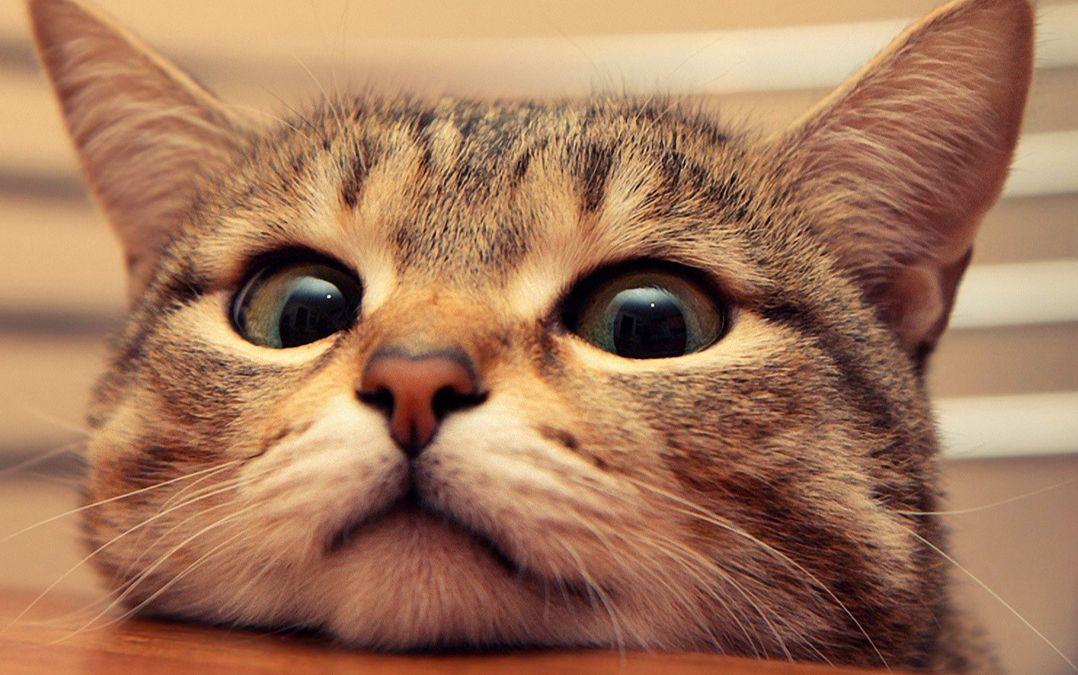
#> input picture Numpy/numpy_base/cat.jpg, 1078 x 675 px
$ jupyter execute Untitled.ipynb
#> lines starting #> are read from the running program, lines starting #| are printed output that depends on the picture
[cell 1]
import numpy as np
import matplotlib.pyplot as plt

# `1)ndarray的介绍`

[cell 2]
cat = plt.imread("cat.jpg")
#> cat is the input picture: shape (675, 1078, 3); mean R, G, B 163.4, 118.9, 90.1
print(cat, type(cat))
#> (printed output is left out)

[cell 3]
cat2 = cat - 1
plt.imshow(cat2)

[cell 4]
n1 = np.array([1, 2, 3, 4])
print(n1)

[cell 5]
n2 = np.array([1,3.0,"python"])
print(n2)

#### `1.1)任何1张2维图片转化为3维数组，最后1维为颜色`

[cell 6]
print(np.shape(cat))
#| (675, 1078, 3)

# `2)ndarray的创建`

### `2.1)np.ones(shape, dtype=None, order='C')`
`Return a new array of given shape and type, filled with ones.`

[cell 7]
ones_ndarray = np.ones(shape=(10,8), dtype=int)
print(type(ones_ndarray))
plt.imshow(ones_ndarray)

### `2.2)np.zeros(shape, dtype=float, order='C')`
`Return a new array of given shape and type, filled with zeros.`

[cell 8]
zeros_ndarray = np.zeros(shape=(10,8), dtype=int)
plt.imshow(zeros_ndarray)
plt.show()

### `2.3)np.full(shape, fill_value, dtype=None, order='C')`
`Return a new array of given shape and type, filled with 'fill_value'.`

[cell 9]
full_ndarray = np.full(shape=(4,4), fill_value=6, dtype=int)
plt.imshow(full_ndarray)
plt.show()
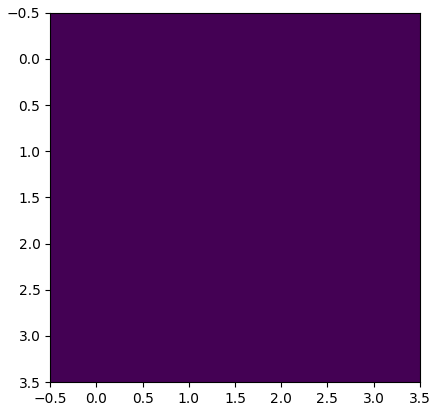
#> figure drawn by matplotlib, 1 panel

### `2.4)np.eye(N, M=None, k=0, dtype=<class 'float'>, order='C')`
`Return a 2-D array with ones on the diagonal and zeros elsewhere.`

[cell 10]
eye_ndarray = np.eye(5)
plt.imshow(eye_ndarray)
plt.show()
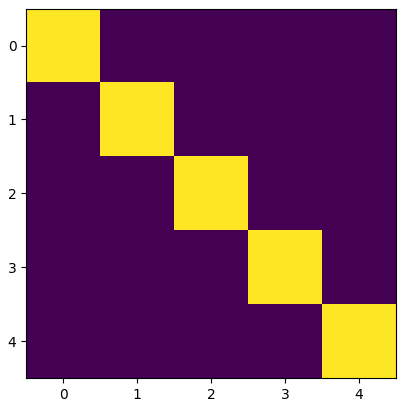
#> figure drawn by matplotlib, 1 panel

### `2.5)np.linspace(start, stop, num=50, endpoint=True, retstep=False, dtype=None)`
`Return evenly spaced numbers over a specified interval.`

[cell 11]
linspace_ndarray = np.linspace(0, 100, 20)
print(linspace_ndarray)

### `2.6)arange([start,] stop[, step,], dtype=None)`
`Return evenly spaced values within a given interval.`

[cell 12]
arange_ndarray = np.arange(0, 100, 20)
print(arange_ndarray)

### `2.7)randint(low, high=None, size=None, dtype='l')`
`Return random integers from 'low' (inclusive) to 'high' (exclusive).`

[cell 13]
randint_ndarray = np.random.randint(100, 200, size=5)
print(randint_ndarray)

### `2.8)randn(d0, d1, ..., dn)`
`Return a sample (or samples) from the "standard normal" distribution.`

[cell 14]
randn_ndarray = np.random.randn(100)
print(randn_ndarray)

### `2.9)normal(loc=0.0, scale=1.0, size=None)`
`Draw random samples from a normal (Gaussian) distribution`

[cell 15]
normal_ndarray = np.random.normal(175, 2, 10)
print(normal_ndarray)

### `2.10)random_sample(size=None) `
`Return random floats in the half-open interval [0.0, 1.0).`

[cell 16]
random_sample_ndarray = np.random.random_sample(size = (200, 300, 3))
plt.imshow(random_sample_ndarray)
plt.show
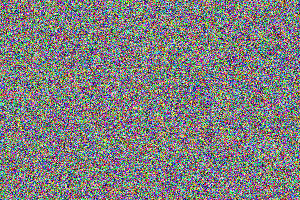
#> shown: shape (200, 300, 3) float64; mean R, G, B 0.501, 0.499, 0.499

# `3)ndarray的基本操作`

### `3.1)索引`

[cell 17]
n1 = np.random.randint(0, 100, size=(3, 4))
print(n1)
print(n1[1, 1])

[cell 18]
n1 = np.random.randint(0, 100, size=(3, 4, 5))
print(n1)
print(n1[0, 1, 1])

### `3.2)切片`

[cell 19]
test_ndarray = np.random.randint(0, 100, size=(3, 4, 5))
print(test_ndarray)

[cell 20]
print(test_ndarray[2:3])

[cell 21]
print(test_ndarray[2:3,0:1])

[cell 22]
print(test_ndarray[2:3, 0:1, -3:])

[cell 23]
print(test_ndarray[::-1, ::-1, ::-1])

### `3.3)变形`
`np.reshape(a, newshape, order='C')`

[cell 24]
# resahpe 如果接受负数，则直接转换为1维数组
cat3 = cat.reshape(-1)
print(cat3)
#> (printed output is left out)

### `3.4)级联`
### `3.4.1)concatenate((a1, a2, ...), axis=0, out=None)`

`Join a sequence of arrays along an existing axis.`

[cell 25]
test_ndarray = np.random.randint(0, 10, size=(3, 4, 5))
print(test_ndarray)

[cell 26]
result_ndarray = np.concatenate((test_ndarray, test_ndarray), axis=0)
print(result_ndarray)

[cell 27]
result_ndarray = np.concatenate((test_ndarray, test_ndarray), axis=1)
print(result_ndarray)

[cell 28]
result_ndarray = np.concatenate((test_ndarray, test_ndarray), axis=2)
print(result_ndarray)

[cell 29]
result_cat = np.concatenate((cat, cat), axis=1)
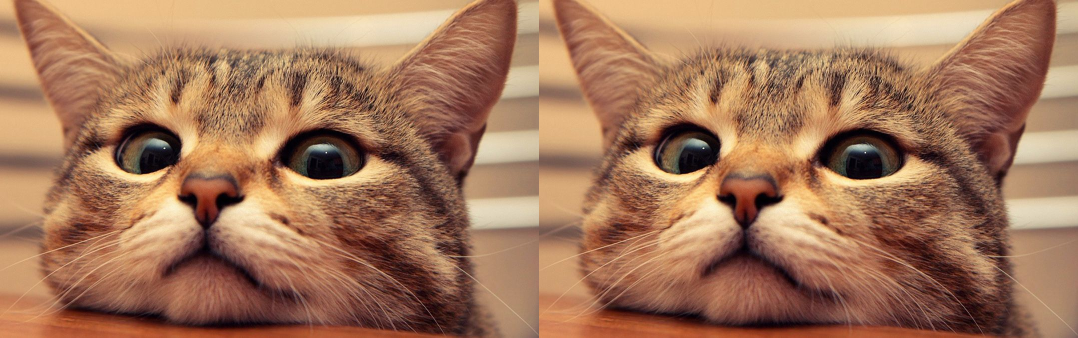
#> result_cat: shape (675, 2156, 3) (shown at 1/2 size); mean R, G, B 163.4, 118.9, 90.1
plt.imshow(result_cat)
plt.show

### `3.4.2)np.vstack(tup)`
`Stack arrays in sequence vertically (row wise).`

[cell 30]
print(test_ndarray)
print("*" * 30)
result_ndarray = np.vstack(test_ndarray)
print(result_ndarray)

### `3.4.2) np.hstack(tup)`
`Stack arrays in sequence horizontally (column wise).`

[cell 31]
print(test_ndarray)
print("*" * 30)
result_ndarray = np.hstack(test_ndarray)
print(result_ndarray)
print("*" * 30)
result_ndarray = np.hstack(result_ndarray)
print(result_ndarray)

### `3.5)切分`
### `3.5.1)np.split(ary, indices_or_sections, axis=0)`
`Split an array into multiple sub-arrays.`

[cell 32]
print(cat.shape)
#| (675, 1078, 3)

[cell 33]
cat_ndarray = np.split(cat, (500, 800), axis=0)[1]
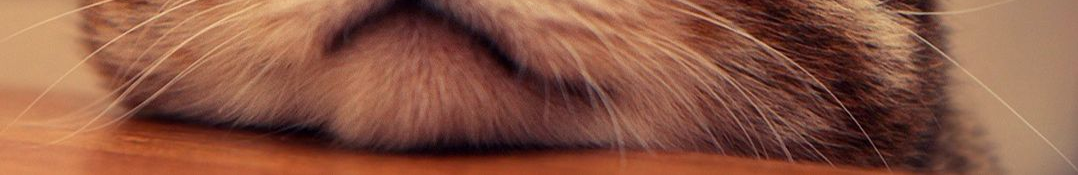
#> cat_ndarray: shape (175, 1078, 3); mean R, G, B 139.2, 87.5, 67.6
plt.imshow(cat_ndarray)
plt.show

[cell 34]
cat_ndarray = np.split(cat, (500, 800), axis=1)[1]
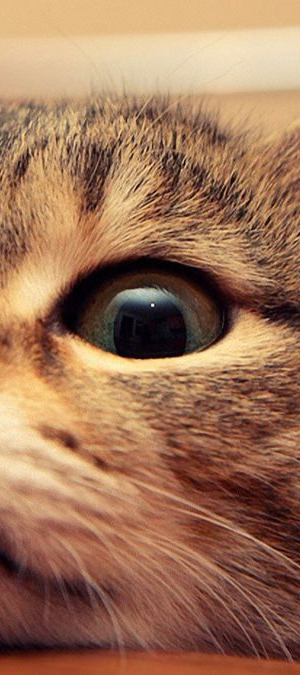
#> cat_ndarray: shape (675, 300, 3); mean R, G, B 159.9, 116.8, 88.2
plt.imshow(cat_ndarray)
plt.show

### `3.5.2)np.hsplit(ary, indices_or_sections)`
`Split an array into multiple sub-arrays horizontally (column-wise).`

[cell 35]
cat_ndarray = np.hsplit(cat, (500, 800))[1]
plt.imshow(cat_ndarray)
plt.show

### `3.5.3)np.vsplit(ary, indices_or_sections)`
`Split an array into multiple sub-arrays vertically (row-wise).`

[cell 36]
cat_ndarray = np.vsplit(cat, (500, 800))[1]
plt.imshow(cat_ndarray)
plt.show

### `3.5)副本`
#### `对赋值后对象的操作也会对原来的对象生效`

[cell 37]
n1 = np.array([1, 2, 3, 4])
n2 = n1
n2[0] = 10
print(n1, n2)

#### `可用copy函数创建副本`
`np.copy(a, order='K')`

`Return an array copy of the given object.`

[cell 38]
n1 = np.array([1, 2, 3, 4])
n2 = n1.copy()
n2[0] = 10
print(n1, n2)

# `4)ndarray的聚合操作`

### `4.1)np.sum`
`a.sum(axis=None, dtype=None, out=None, keepdims=False)`

`Return the sum of the array elements over the given axis.`

[cell 39]
print(test_ndarray)
print(np.sum(test_ndarray, axis=0))

[cell 40]
print(test_ndarray)
print(np.sum(test_ndarray, axis=1))

[cell 41]
print(test_ndarray)
print(np.sum(test_ndarray, axis=2))

### `4.2)max\min\mean`
`a.max(axis=None, out=None, keepdims=False)`

`Return the maximum along a given axis.`

[cell 42]
print(test_ndarray)
print(test_ndarray.max())
print(test_ndarray.min())

[cell 43]
print(test_ndarray.max(axis=0))

[cell 44]
print(test_ndarray.min(axis=1))

[cell 45]
print(test_ndarray.mean(axis=2))

# `5)ndarray的矩阵操作`

#### `5.1)矩阵积`
`dot(a, b, out=None)`

`Dot product of two arrays. Specifically,`

[cell 46]
n1 = np.random.randint(0, 10, size=(2, 3))
n2 = np.random.randint(0, 10, size=(3, 2))
print(n1)
print(n2)
print(np.dot(n1, n2))

#### `5.2)广播机制`

[cell 47]
n1 = np.ones(shape=(2, 3))
n2 = np.arange(3)
display(n1 + n2)

# `6)ndarray的排序操作`

[cell 48]
test_ndarray = np.random.randint(0, 100, size=(3, 4, 5))
print(test_ndarray)

### `6.1)np.sort(a, axis=-1, kind='quicksort', order=None)`

`Return a sorted copy of an array.`

[cell 49]
print(np.sort(test_ndarray, axis=0))

### `6.2)a.sort(axis=-1, kind='quicksort', order=None)`

`Sort an array, in-place.`

[cell 50]
test_ndarray.sort(axis=1)
print(test_ndarray)

### `6.3)np.partition(a, kth, axis=-1, kind='introselect', order=None)`
`Return a partitioned copy of an array.`

[cell 51]
test_ndarray = np.random.randint(0, 100, size=(10))
print(np.partition(test_ndarray, kth=5)[:5])
print(np.partition(test_ndarray, kth=-5)[-5:])

#### `使用numpy知识对图片进行操作`

[cell 52]
plt.imshow(cat)

[cell 53]
plt.imshow(cat[::-1])
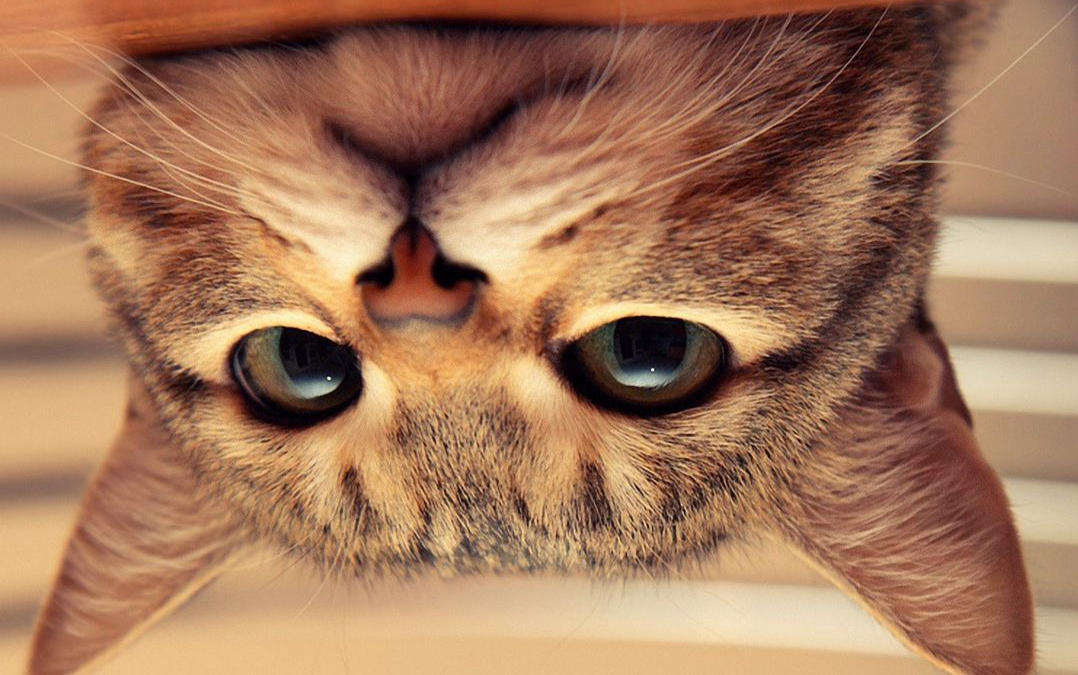
#> shown: shape (675, 1078, 3); mean R, G, B 163.4, 118.9, 90.1

[cell 54]
plt.imshow(cat[::-1, ::-1])
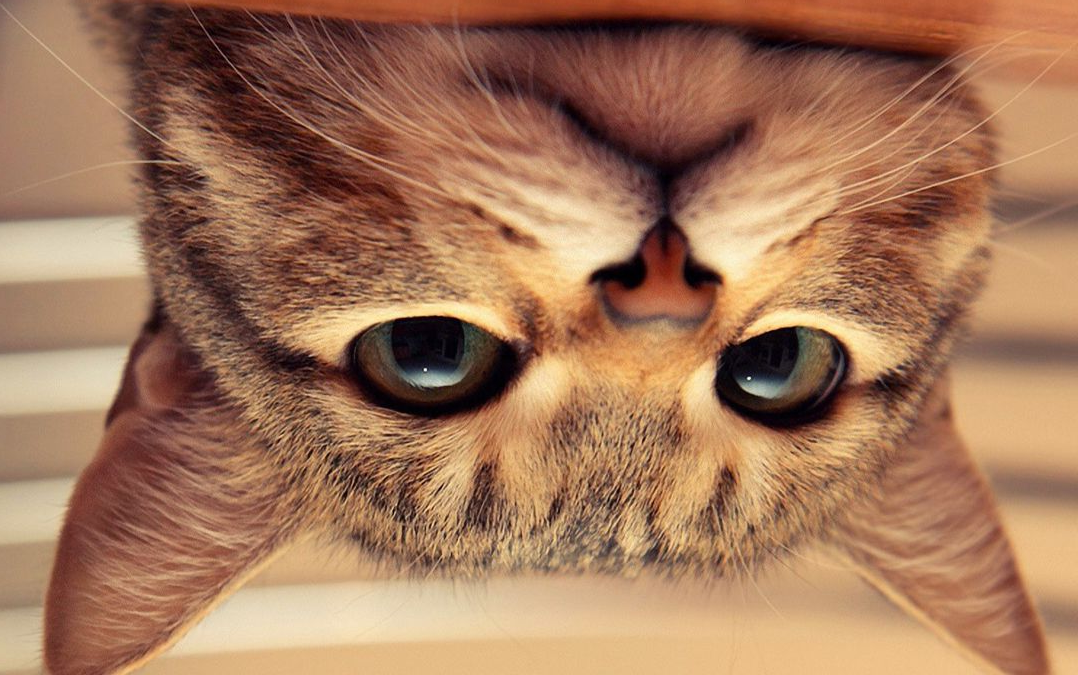
#> shown: shape (675, 1078, 3); mean R, G, B 163.4, 118.9, 90.1

[cell 55]
plt.imshow(cat[::, ::, ::-1])
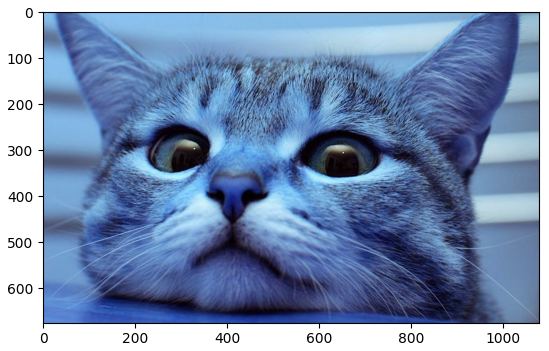
#> figure drawn by matplotlib, 1 panel; B, G, R data is drawn as R, G, B

[cell 56]
plt.imshow(cat[::10, ::10])
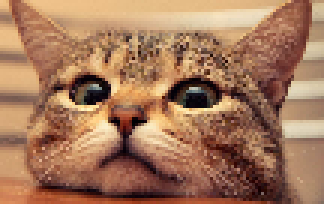
#> shown: shape (68, 108, 3) (shown 3 times larger); mean R, G, B 164.1, 119.4, 90.4
